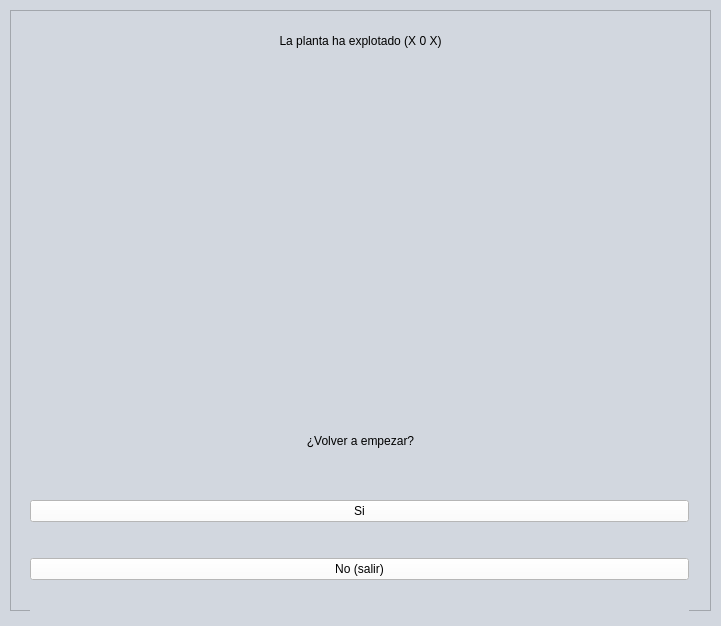
<?xml version="1.0" encoding="UTF-8"?>
<ui version="4.0">
 <class>Form</class>
 <widget class="QWidget" name="Form">
  <property name="geometry">
   <rect>
    <x>0</x>
    <y>0</y>
    <width>721</width>
    <height>626</height>
   </rect>
  </property>
  <property name="minimumSize">
   <size>
    <width>721</width>
    <height>626</height>
   </size>
  </property>
  <property name="maximumSize">
   <size>
    <width>721</width>
    <height>626</height>
   </size>
  </property>
  <property name="windowTitle">
   <string>Form</string>
  </property>
  <property name="styleSheet">
   <string notr="true">background-color: rgb(210, 215, 223);
font: 28pt &quot;MS Shell Dlg 2&quot;;</string>
  </property>
  <widget class="QFrame" name="frame">
   <property name="geometry">
    <rect>
     <x>10</x>
     <y>10</y>
     <width>701</width>
     <height>601</height>
    </rect>
   </property>
   <property name="frameShape">
    <enum>QFrame::StyledPanel</enum>
   </property>
   <property name="frameShadow">
    <enum>QFrame::Raised</enum>
   </property>
   <widget class="QWidget" name="layoutWidget">
    <property name="geometry">
     <rect>
      <x>20</x>
      <y>460</y>
      <width>659</width>
      <height>141</height>
     </rect>
    </property>
    <layout class="QVBoxLayout" name="verticalLayout_2">
     <item>
      <widget class="QPushButton" name="pushButton">
       <property name="styleSheet">
        <string notr="true">background-color: rgb(255, 255, 255);</string>
       </property>
       <property name="text">
        <string>Si</string>
       </property>
       <property name="autoExclusive">
        <bool>false</bool>
       </property>
       <property name="flat">
        <bool>false</bool>
       </property>
      </widget>
     </item>
     <item>
      <widget class="QPushButton" name="pushButton_2">
       <property name="styleSheet">
        <string notr="true">background-color:rgb(255, 255, 255)</string>
       </property>
       <property name="text">
        <string>No (salir)</string>
       </property>
      </widget>
     </item>
    </layout>
   </widget>
   <widget class="QLabel" name="label">
    <property name="geometry">
     <rect>
      <x>10</x>
      <y>10</y>
      <width>681</width>
      <height>41</height>
     </rect>
    </property>
    <property name="text">
     <string>La planta ha explotado (X 0 X)</string>
    </property>
    <property name="alignment">
     <set>Qt::AlignCenter</set>
    </property>
   </widget>
   <widget class="QLabel" name="label_2">
    <property name="geometry">
     <rect>
      <x>10</x>
      <y>410</y>
      <width>681</width>
      <height>41</height>
     </rect>
    </property>
    <property name="text">
     <string>¿Volver a empezar?</string>
    </property>
    <property name="alignment">
     <set>Qt::AlignCenter</set>
    </property>
   </widget>
   <widget class="QLabel" name="label_3">
    <property name="geometry">
     <rect>
      <x>200</x>
      <y>100</y>
      <width>301</width>
      <height>281</height>
     </rect>
    </property>
    <property name="text">
     <string/>
    </property>
    <property name="pixmap">
     <pixmap>../assets/skull.png</pixmap>
    </property>
    <property name="scaledContents">
     <bool>true</bool>
    </property>
   </widget>
  </widget>
 </widget>
 <resources/>
 <connections/>
</ui>
